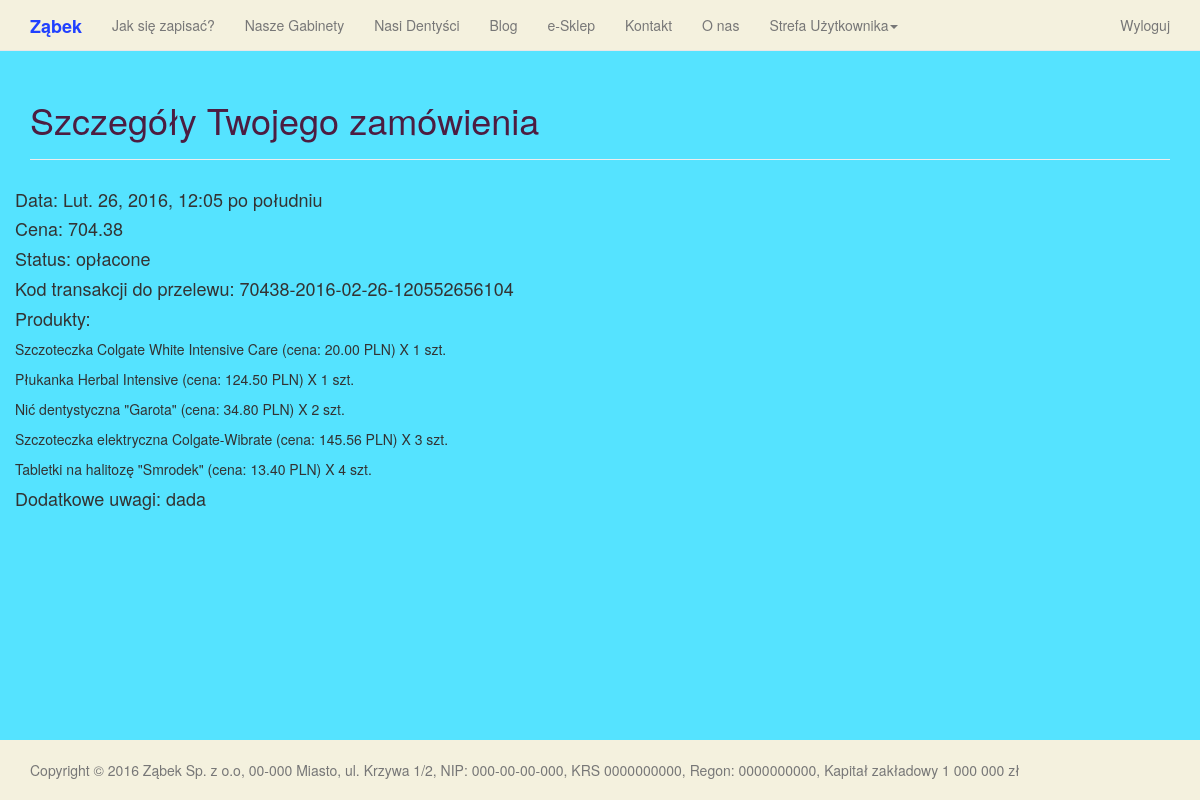
Page /shop/purchase/1/ (signed in) on the earlier database version.
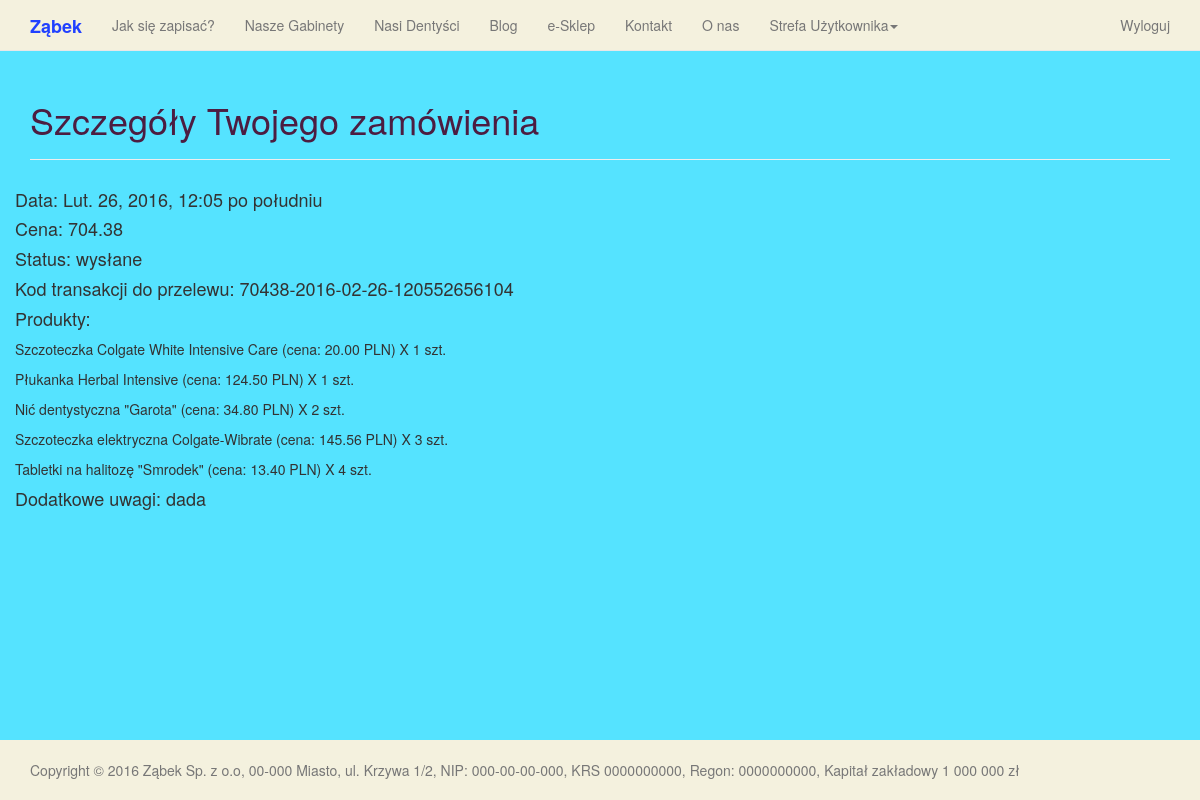
Same page on the later database version.
### shop/models.py (models this page shows, shortened)
class Purchase(models.Model):
    STATUSES = [
        ("A", "zamówione"),
        ("B", "opłacone"),
        ("C", "zwrócone"),
        ("D", "reklamacja"),
        ("E", "potwierdzone"),
        ("F", "wysłane"),
        ("G", "gotowe do odbioru"),
        ("H", "odebrane"),
        ("I", "nieopłacone"),
        ("J", "nieodebrane"),
        ("K", "zarchiwizowane"),
    ]
    product_1 = models.ForeignKey(Product, null=True, blank=True, related_name='product_slot_1')
    quantity_1 = models.PositiveIntegerField(null=True, blank=True, default=1)
    product_2 = models.ForeignKey(Product, null=True, blank=True, related_name='product_slot_2')
    quantity_2 = models.PositiveIntegerField(null=True, blank=True, default=1)
    product_3 = models.ForeignKey(Product, null=True, blank=True, related_name='product_slot_3')
    quantity_3 = models.PositiveIntegerField(null=True, blank=True, default=1)
    product_4 = models.ForeignKey(Product, null=True, blank=True, related_name='product_slot_4')
    quantity_4 = models.PositiveIntegerField(null=True, blank=True, default=1)
    product_5 = models.ForeignKey(Product, null=True, blank=True, related_name='product_slot_5')
    quantity_5 = models.PositiveIntegerField(null=True, blank=True, default=1)
    purchaser = models.ForeignKey(User)
    office = models.ForeignKey(main_page.models.Office, null=False, blank=False)
    date = models.DateTimeField(auto_now_add=True)
    total_price = models.DecimalField(max_digits=6, decimal_places=2, null=True, blank=True)
    status = models.CharField(choices=STATUSES, null=True, blank=True, max_length=20)
    additional_info = models.CharField(max_length=250, null=True, blank=True)
    purchase_id = models.CharField(max_length=50, null=True, blank=True)
    def status_verbose(self):
        return dict(Purchase.STATUSES)[self.status]
    class Meta:
        verbose_name = "Shop Purchase"
        verbose_name_plural = 'Shop Purchases'

class Product(models.Model):
    name = models.CharField(max_length=300)
    slug = models.SlugField(max_length=150)
    description = models.TextField()
    photo = models.ImageField(upload_to='product_photo', blank=True)
    manufacturer = models.CharField(max_length=300, blank=True)
    price_in_PLN = models.DecimalField(max_digits=6, decimal_places=2)
    retail = models.BooleanField(default=True, help_text="Do sprzedaży detalicznej = True, Do sprzedaży hurtowej - False")
    category = models.ForeignKey(Category, blank=True, null=True)
    tags = models.ManyToManyField(Tag, blank=True)
    class Meta:
        verbose_name = "Shop Product"
        verbose_name_plural = 'Shop Products'

### shop/views.py (the view)
# urls.py: url(r'^/purchase/(?P<pk>[0-9]+)/?', views.PurchaseDetailView.as_view(), name='purchase_details'),
class PurchaseDetailView(generic.DetailView):
    model = models.Purchase
    template_name = 'shop/purchase_detail.html'
    @method_decorator(login_required)
    @method_decorator(user_passes_test(lambda u: u.groups.filter(name='Offices').count() == 1 or u.groups.filter(name='Patients').count() == 1, login_url='/forbidden'))
    def dispatch(self, *args, **kwargs):
        return super(PurchaseDetailView, self).dispatch(*args, **kwargs)

### shop/templates/shop/purchase_detail.html (shortened to what this page needs)
{% extends "base.html" %}
    {% load django_markdown %}
    {% load  static %}
    {% block header %}
        <h1>Szczegóły Twojego zamówienia</h1>
    {% endblock %}
    {% block content %}
    <div class="row">
    <h4>Data: {{object.date}}</h4>
    <h4>Cena: {{object.total_price}}</h4>
    <h4>Status: {{object.status_verbose}}</h4>
    <h4>Kod transakcji do przelewu: {{object.purchase_id}}</h4>
    <h4>Produkty:</h4>
    {% if object.product_1 %}
    <p>{{object.product_1.name}} (cena: {{object.product_1.price_in_PLN}} PLN) X {{object.quantity_1}} szt.<p>
    {% endif %}
    {% if object.product_2 %}
    <p>{{object.product_2.name}} (cena: {{object.product_2.price_in_PLN}} PLN) X {{object.quantity_2}} szt.<p>
    {% endif %}
    {% if object.product_3 %}
    <p>{{object.product_3.name}} (cena: {{object.product_3.price_in_PLN}} PLN) X {{object.quantity_3}} szt.<p>
    {% endif %}
    {% if object.product_4 %}
    <p>{{object.product_4.name}} (cena: {{object.product_4.price_in_PLN}} PLN) X {{object.quantity_4}} szt.<p>
    {% endif %}
    {% if object.product_5 %}
    <p>{{object.product_5.name}} (cena: {{object.product_5.price_in_PLN}} PLN) X {{object.quantity_5}} szt.<p>
    {% endif %}
    <h4>Dodatkowe uwagi: {{object.additional_info}}</h4>
    </div>
    {% endblock %}

Differences in the rows shown:
changed Purchase "dada": status_verbose "opłacone" → "wysłane"
